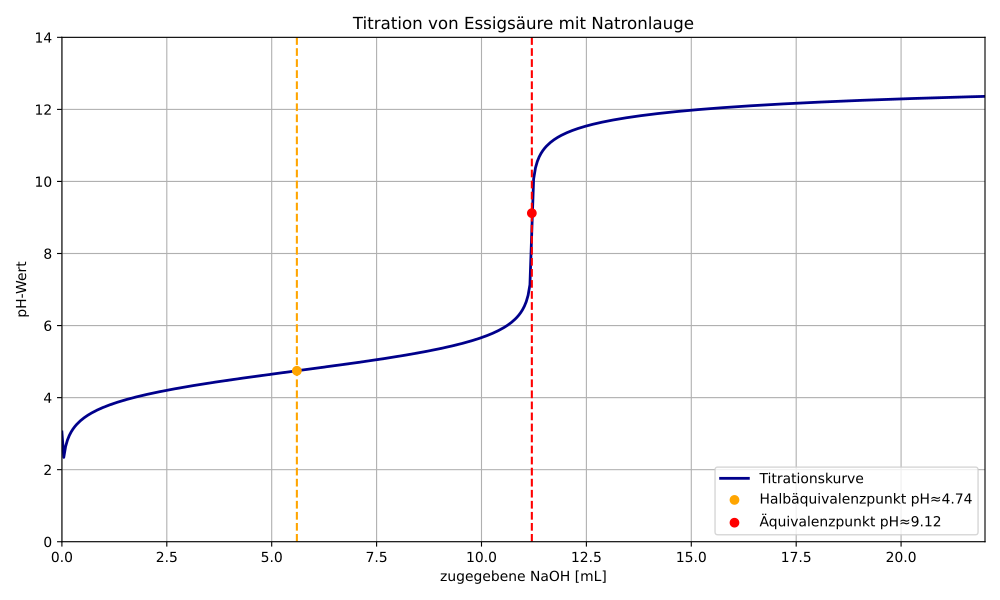

Write the Python code that produced this figure.
import numpy as np
import matplotlib.pyplot as plt


# -----------------------------
# Parameter
# -----------------------------
c_acid = 0.0448          # mol/L (verdünnte Essigsäure)
V_acid = 0.025           # L
Ka = 1.8e-5
pKa = -np.log10(Ka)
c_base = 0.1             # mol/L

n_acid = c_acid * V_acid
V_eq = n_acid / c_base   # Äquivalenzpunkt
V_half = V_eq / 2        # Halbäquivalenzpunkt

Kw = 1e-14
V_base_added = np.linspace(0, 0.022, 500)  # bis 22 mL NaOH
pH_values = []

# -----------------------------
# Titrationskurve berechnen
# -----------------------------
for Vb in V_base_added:
    n_base = c_base * Vb
    V_total = V_acid + Vb

    if n_base < n_acid:  # vor Äquivalenzpunkt
        n_HAc = n_acid - n_base
        n_Ac = n_base
        pH = pKa + np.log10(n_Ac / n_HAc) if n_Ac > 0 else - \
            np.log10(np.sqrt(Ka * c_acid))
    elif np.isclose(n_base, n_acid, atol=1e-8):  # Äquivalenzpunkt
        c_acetate = n_acid / V_total
        Kb = Kw / Ka
        OH = np.sqrt(Kb * c_acetate)
        pOH = -np.log10(OH)
        pH = 14 - pOH
    else:  # Überschuss OH-
        n_excess = n_base - n_acid
        OH = n_excess / V_total
        pOH = -np.log10(OH)
        pH = 14 - pOH

    pH_values.append(pH)

# -----------------------------
# Plot
# -----------------------------
plt.figure(figsize=(10, 6))
plt.plot(V_base_added * 1000, pH_values, color="darkblue",
         linewidth=2, label="Titrationskurve")

# Halbäquivalenzpunkt markieren
plt.scatter(V_half*1000, pKa, color="orange", zorder=5,
            label=f"Halbäquivalenzpunkt pH≈{pKa:.2f}")
plt.axvline(V_half*1000, color="orange", linestyle="--")

# Äquivalenzpunkt markieren
plt.scatter(V_eq*1000, 9.12, color="red", zorder=5,
            label=f"Äquivalenzpunkt pH≈9.12")
plt.axvline(V_eq*1000, color="red", linestyle="--")

# Achsen & Titel
plt.title("Titration von Essigsäure mit Natronlauge")
plt.xlabel("zugegebene NaOH [mL]")
plt.ylabel("pH-Wert")
plt.grid(True)
plt.legend()
plt.ylim(0, 14)
plt.xlim(0, 22)
plt.tight_layout()
plt.savefig("titrationskurve.pdf")  # speichert die Grafik als PNG
plt.close()  # schließt die Grafik, gut für Skripte
